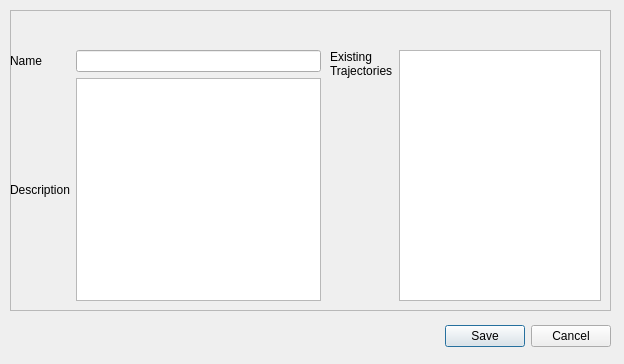
<?xml version="1.0" encoding="UTF-8"?>
<ui version="4.0">
 <class>Dialog</class>
 <widget class="QDialog" name="Dialog">
  <property name="geometry">
   <rect>
    <x>0</x>
    <y>0</y>
    <width>624</width>
    <height>364</height>
   </rect>
  </property>
  <property name="windowTitle">
   <string>Dialog</string>
  </property>
  <widget class="QDialogButtonBox" name="save_Trajectory_Panel_Button">
   <property name="geometry">
    <rect>
     <x>220</x>
     <y>320</y>
     <width>391</width>
     <height>32</height>
    </rect>
   </property>
   <property name="orientation">
    <enum>Qt::Horizontal</enum>
   </property>
   <property name="standardButtons">
    <set>QDialogButtonBox::Cancel|QDialogButtonBox::Save</set>
   </property>
  </widget>
  <widget class="QFrame" name="frame">
   <property name="geometry">
    <rect>
     <x>10</x>
     <y>10</y>
     <width>601</width>
     <height>301</height>
    </rect>
   </property>
   <property name="frameShape">
    <enum>QFrame::StyledPanel</enum>
   </property>
   <property name="frameShadow">
    <enum>QFrame::Raised</enum>
   </property>
   <widget class="QWidget" name="gridLayoutWidget">
    <property name="geometry">
     <rect>
      <x>0</x>
      <y>40</y>
      <width>311</width>
      <height>251</height>
     </rect>
    </property>
    <layout class="QGridLayout" name="gridLayout">
     <item row="4" column="0">
      <widget class="QLabel" name="label_2">
       <property name="text">
        <string>Description</string>
       </property>
      </widget>
     </item>
     <item row="2" column="0">
      <widget class="QLabel" name="label">
       <property name="text">
        <string>Name</string>
       </property>
      </widget>
     </item>
     <item row="2" column="1">
      <widget class="QLineEdit" name="lineEdit_2"/>
     </item>
     <item row="4" column="1">
      <widget class="QTextEdit" name="textEdit"/>
     </item>
    </layout>
   </widget>
   <widget class="QWidget" name="horizontalLayoutWidget">
    <property name="geometry">
     <rect>
      <x>320</x>
      <y>40</y>
      <width>271</width>
      <height>251</height>
     </rect>
    </property>
    <layout class="QHBoxLayout" name="horizontalLayout">
     <item alignment="Qt::AlignTop">
      <widget class="QLabel" name="label_3">
       <property name="maximumSize">
        <size>
         <width>80</width>
         <height>16777215</height>
        </size>
       </property>
       <property name="text">
        <string>Existing
Trajectories</string>
       </property>
      </widget>
     </item>
     <item>
      <widget class="QListView" name="listView"/>
     </item>
    </layout>
   </widget>
  </widget>
 </widget>
 <resources/>
 <connections>
  <connection>
   <sender>save_Trajectory_Panel_Button</sender>
   <signal>accepted()</signal>
   <receiver>Dialog</receiver>
   <slot>accept()</slot>
   <hints>
    <hint type="sourcelabel">
     <x>248</x>
     <y>254</y>
    </hint>
    <hint type="destinationlabel">
     <x>157</x>
     <y>274</y>
    </hint>
   </hints>
  </connection>
  <connection>
   <sender>save_Trajectory_Panel_Button</sender>
   <signal>rejected()</signal>
   <receiver>Dialog</receiver>
   <slot>reject()</slot>
   <hints>
    <hint type="sourcelabel">
     <x>316</x>
     <y>260</y>
    </hint>
    <hint type="destinationlabel">
     <x>286</x>
     <y>274</y>
    </hint>
   </hints>
  </connection>
 </connections>
</ui>
